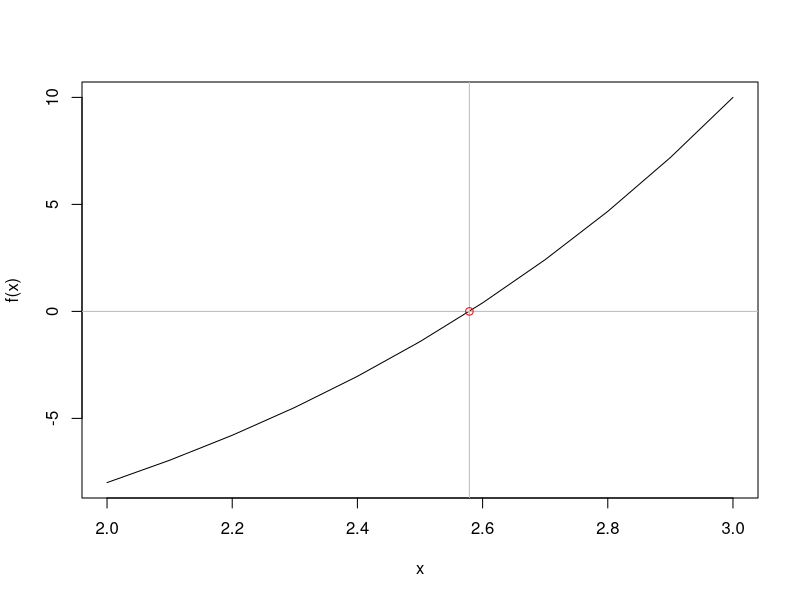
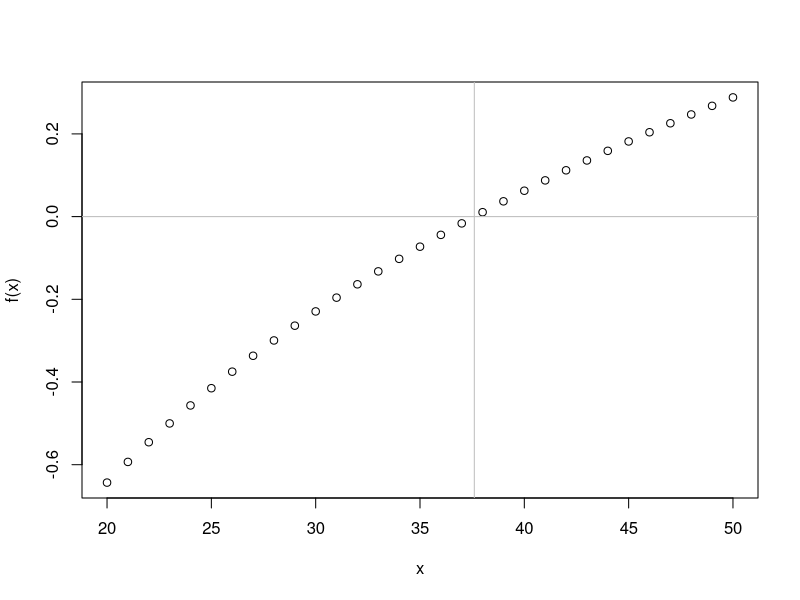
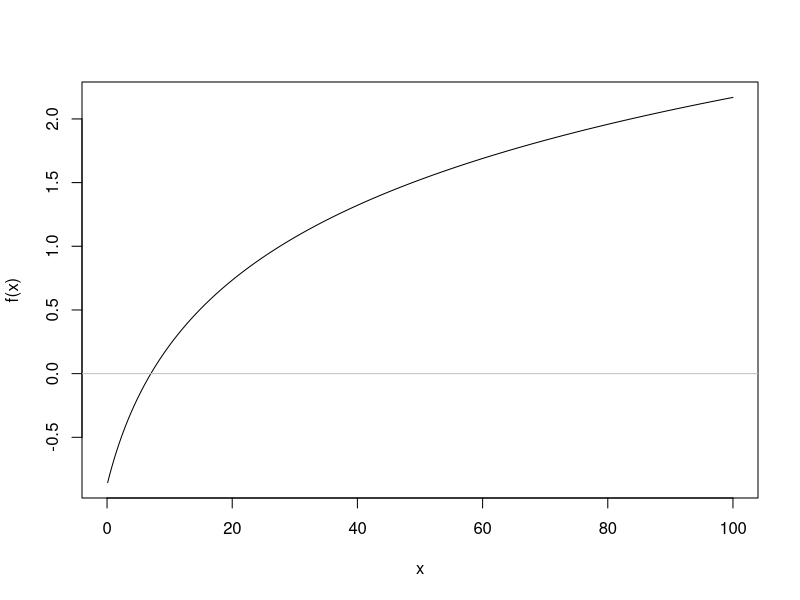
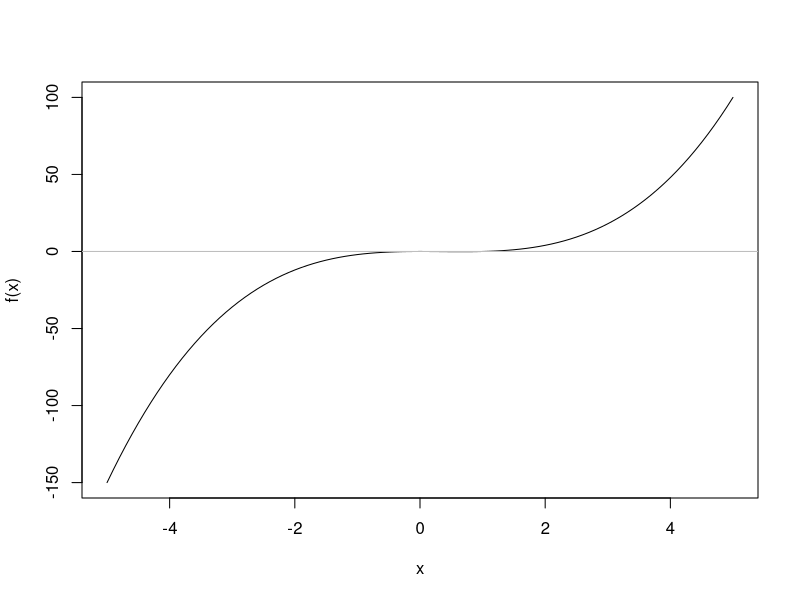
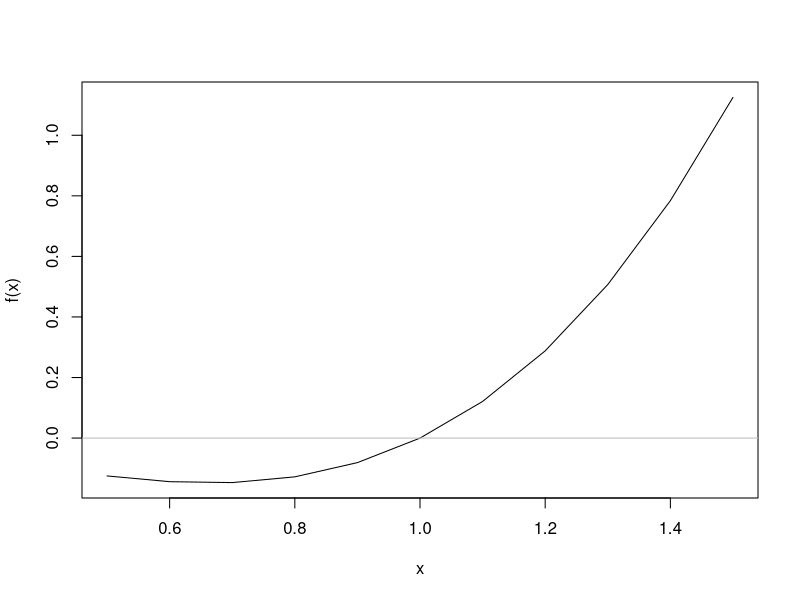
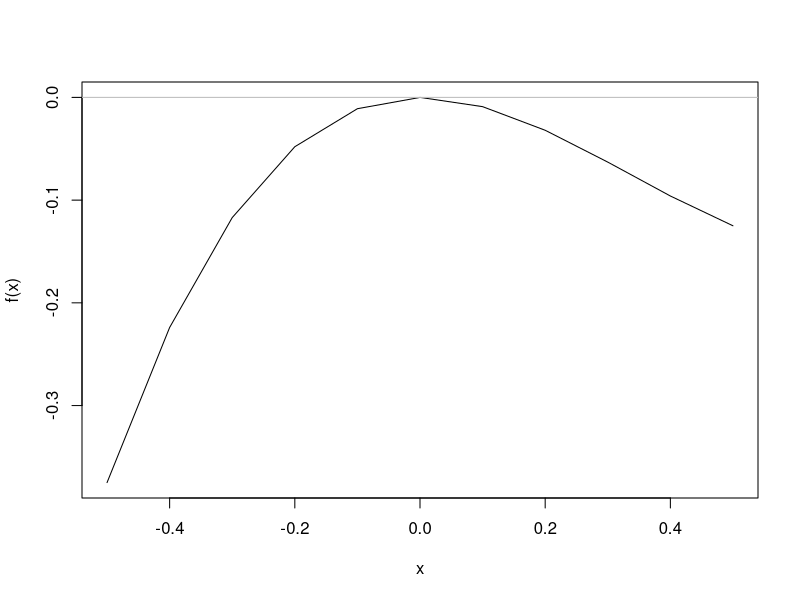

Source code (R) for these figures, in order: (Note: this script raises an error after producing the figures.)
f <- function(x){3^x-17}
interval <- c(2,3)
my_root <- uniroot(f, interval)$root
uniroot(f, interval)
my_root
#The code below produces a plot that illustrates what uniroot found. 
x<-seq(interval[1],interval[2],0.1)
plot(x,f(x),type="l")
abline(h=0,col = "gray")
abline(v=my_root,col = "gray")
points(my_root,0, col = "red")


f <- function(x){log(4*x-2)-5}
interval <- c(20,50)
my_root <- uniroot(f,interval)$root
x <- seq(20,50)
plot(x,f(x))
abline(h=0,col = "gray")
abline(v=my_root,col = "gray")

f <- function(x){log(x+5)+log(x)-log(12*x)}
x <- seq(0,100,0.1)
plot(x,f(x), type = "l")
abline(h=0,col = "gray")
interval <- c(1,10)
uniroot(f,interval)



f <- function(x){x^3-x^2}
x <- seq(-5,5,0.1)
plot(x,f(x), type = "l")
abline(h=0,col = "gray")
interval <- c(-5,5)
uniroot(f,interval)$root


x <- seq(0.5,1.5,0.1)
plot(x,f(x), type = "l")
abline(h=0,col = "gray")
interval <- c(0.5,1.5)
uniroot(f,interval)$root


x <- seq(-.5,.5,0.1)
plot(x,f(x), type = "l")
abline(h=0,col = "gray")
interval <- c(-.5,.5)
uniroot(f,interval)$root

uniroot(f,c(10,40))


g <- function(x){
  3*x-15-exp(-x+6)
}

uniroot(g,c(0,10))$root

x <-seq(0,50,1)
plot(x,g(x), type="l")
abline(h=0, col = "lightgray")
